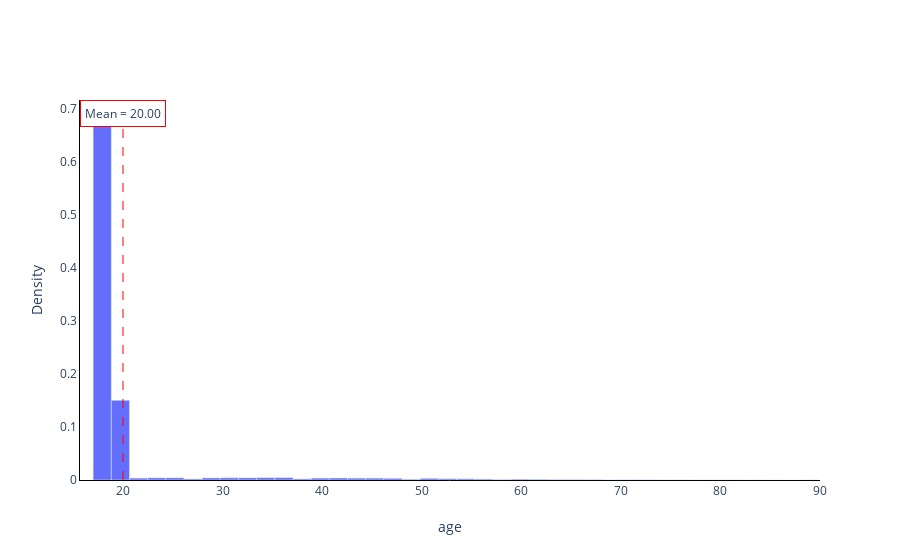

Source (notebook cell):
### Markdown cell above
Like with [counterfactual explanations](https://christophm.github.io/interpretable-ml-book/counterfactual.html), we now ask the question:

*What if the mean age was $\mu_t$?*

For instance, we can stress $Q_n$ so that $\mu_t = 20$:

### Code cell
stressed_densities = np.copy(densities)
stressed_densities[0] = 0.68
stressed_densities[1] = 0.15
for i, x in enumerate(x_pdf):
    if x > 20:
        stressed_densities[i] /= 7
plot_pdf(x_pdf, stressed_densities)

### Figure 1 — Plotly figure (JSON) as saved in the notebook; plotly's stock layout.template omitted (floating-point values rounded to 4 significant figures)
{"data": [{"type": "bar", "width": [1.825, 1.825, 1.825, 1.825, 1.825, 1.825, 1.825, 1.825, 1.825, 1.825, 1.825, 1.825, 1.825, 1.825, 1.825, 1.825, 1.825, 1.825, 1.825, 1.825, 1.825, 1.825, 1.825, 1.825, 1.825, 1.825, 1.825, 1.825, 1.825, 1.825, 1.825, 1.825, 1.825, 1.825, 1.825, 1.825, 1.825, 1.825, 1.825], "x": [17.91, 19.74, 21.56, 23.39, 25.21, 27.04, 28.86, 30.69, 32.51, 34.34, 36.16, 37.99, 39.81, 41.64, 43.46, 45.29, 47.11, 48.94, 50.76, 52.59, 54.41, 56.24, 58.06, 59.89, 61.71, 63.54, 65.36, 67.19, 69.01, 70.84, 72.66, 74.49, 76.31, 78.14, 79.96, 81.79, 83.61, 85.44, 87.26, 89.09], "y": [0.68, 0.15, 0.003586, 0.003981, 0.004038, 0.002019, 0.003875, 0.004106, 0.004048, 0.004308, 0.004375, 0.002115, 0.003567, 0.003702, 0.003481, 0.003481, 0.003125, 0.001337, 0.003067, 0.002356, 0.002202, 0.001731, 0.0009135, 0.001519, 0.001269, 0.0009327, 0.0007788, 0.0006923, 0.0002019, 0.0003461, 0.0003365, 0.0001731, 0.0001923, 0.0001154, 6.731e-05, 8.654e-05, 6.731e-05, 9.615e-06, 0, 0.0001154]}], "layout": {"annotations": [{"bgcolor": "#FFF", "bordercolor": "red", "borderpad": 4, "showarrow": false, "text": "Mean = 20.00", "x": 20.0, "xref": "x", "y": 1, "yanchor": "top", "yref": "paper"}], "plot_bgcolor": "#FFF", "shapes": [{"line": {"color": "red", "dash": "dash", "width": 1}, "type": "line", "x0": 20.0, "x1": 20.0, "y0": 0, "y1": 1, "yref": "paper"}], "xaxis": {"linecolor": "black", "title": {"text": "age"}}, "yaxis": {"linecolor": "black", "title": {"text": "Density"}}}}
